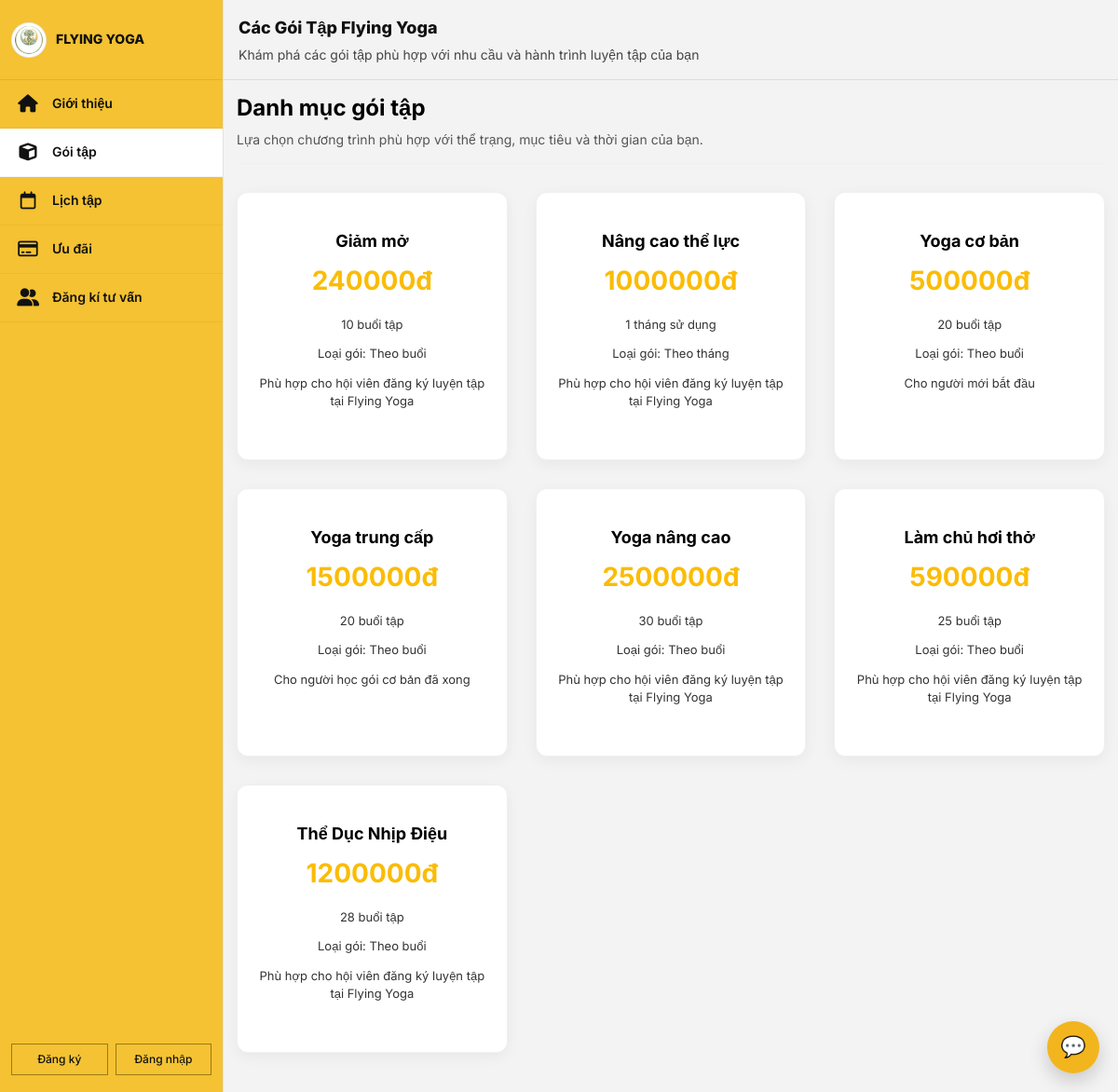
The app's page /khach-hang/goi-tap/ with its own data.
### goi_tap/models.py (models this page shows, shortened)
class GoiTap(models.Model):
    LOAI_CHOICE = [
        ('buoi', 'Theo buổi'),
        ('thang', 'Theo tháng'),
    ]
    TRANG_THAI_CHOICE = [
        ('hoat_dong', 'Hoạt động'),
        ('ngung', 'Ngưng'),
    ]
    ma_goi = models.CharField(max_length=10, unique=True)
    ten_goi = models.CharField(max_length=100)
    loai_goi = models.CharField(max_length=10, choices=LOAI_CHOICE)
    thoi_han_so_buoi = models.IntegerField()
    gia_goi = models.DecimalField(max_digits=12, decimal_places=0)
    trang_thai = models.CharField(max_length=20, choices=TRANG_THAI_CHOICE, default='hoat_dong')
    ghi_chu = models.TextField(blank=True, null=True)

### khach_hang/views.py (the view)
# urls.py: path('goi-tap/', views.goi_tap_guest, name='goi_tap_guest'),
def goi_tap_guest(request):
    ds_goi_tap = GoiTap.objects.filter(trang_thai='hoat_dong').order_by('ma_goi')
    context = {
        'ds_goi_tap': ds_goi_tap,
    }
    return render(request, 'khach_hang/guest/goi_tap.html', context)

### thong_bao/context_processors.py (called while the page is built, shortened)
def thong_bao_context(request):
    so_thong_bao_chua_doc = 0
    ds_thong_bao_dropdown = ThongBaoNhacNho.objects.none()
    return {
        'so_thong_bao_chua_doc': so_thong_bao_chua_doc,
        'ds_thong_bao_dropdown': ds_thong_bao_dropdown,
    }

### khach_hang/templates/khach_hang/guest/goi_tap.html (shortened to what this page needs)
{% extends 'base_guest.html' %}
{% load humanize static %} {% block title %}Gói tập | Flying Yoga{% endblock %}
{% block nav_goi_tap %}active{% endblock %}
{% block page_title %}Các Gói Tập Flying Yoga{% endblock %}
{% block page_subtitle %}Khám phá các gói tập phù hợp với nhu cầu và hành trình luyện tập của bạn{% endblock %}
{% block extra_css %}
    <link rel="stylesheet" href="{% static 'css/guest/goi_tap_guest.css' %}">
{% endblock %}
{% block content %}
<div class="packages-page">
    <div class="section-heading">
        <h2>Danh mục gói tập</h2>
        <p>Lựa chọn chương trình phù hợp với thể trạng, mục tiêu và thời gian của bạn.</p>
    </div>
    <div class="package-grid">
        {% for goi in ds_goi_tap %}
            <div class="package-card">
                <h3>{{ goi.ten_goi }}</h3>
                <div class="package-price">
                    {{ goi.gia_goi|intcomma }}đ
                </div>
                <ul class="package-features">
                    <li>
                        {% if goi.loai_goi == 'buoi' %}
                            {{ goi.thoi_han_so_buoi }} buổi tập
                        {% else %}
                            {{ goi.thoi_han_so_buoi }} tháng sử dụng
                        {% endif %}
                    </li>
                    <li>Loại gói: {{ goi.get_loai_goi_display }}</li>
                    {% if goi.ghi_chu %}
                        <li>{{ goi.ghi_chu }}</li>
                    {% else %}
                        <li>Phù hợp cho hội viên đăng ký luyện tập tại Flying Yoga</li>
                    {% endif %}
                </ul>
            </div>
        {% empty %}
            <div class="empty-package">
                Hiện chưa có gói tập đang áp dụng.
            </div>
        {% endfor %}
    </div>
</div>
{% endblock %}

### static/css/guest/guest_base.css (style rules this page uses)
* { margin: 0; padding: 0; box-sizing: border-box; }
html, body { min-height: 100%; }
body { font-family: 'Inter', sans-serif; background: #f3f3f3; color: #222; }

### static/css/guest/goi_tap_guest.css (style rules this page uses)
body { font-family: 'Inter', sans-serif; background: #f3f3f3; color: #222; }
.packages-page { padding-bottom: 24px; }
.section-heading { margin-bottom: 30px; padding-bottom: 15px; border-bottom: 1px solid #f0f0f0; }
.section-heading h2 { font-size: 24px; font-weight: 700; color: #000000; margin-bottom: 8px; line-height: 1.2; }
.section-heading p { font-size: 14px; color: #555555; line-height: 1.5; }
.package-grid { display: grid; grid-template-columns: repeat(3, minmax(0, 1fr)); gap: 30px; margin-top: 30px; }
.package-card { background: #ffffff; border: 1px solid #f0f0f0; border-radius: 12px; padding: 40px 20px; box-shadow: 0 4px 15px rgba(0, 0, 0, 0.05); text-align: center; transition: all 0.3s ease; }
.package-card h3 { font-size: 18px; font-weight: 700; color: #000000; margin-bottom: 15px; line-height: 1.3; }
.package-price { font-size: 28px; font-weight: 700; color: #fbbc05; margin-bottom: 20px; line-height: 1.2; }
.package-features { list-style: none; margin: 0; padding: 0; }
.package-features li { font-size: 13px; color: #333333; margin-bottom: 12px; line-height: 1.5; }
.package-features li::before { content: none; }

### records on screen
GoiTap: ten_goi "Giảm mở", gia_goi "240000", thoi_han_so_buoi "10", loai_goi "Theo buổi", shows "Phù hợp cho hội viên đăng ký luyện tập tại Flying Yoga"
GoiTap: ten_goi "Nâng cao thể lực", gia_goi "1000000", thoi_han_so_buoi "1", loai_goi "Theo tháng", shows "Phù hợp cho hội viên đăng ký luyện tập tại Flying Yoga"
GoiTap: ten_goi "Yoga cơ bản", gia_goi "500000", thoi_han_so_buoi "20", loai_goi "Theo buổi", ghi_chu "Cho người mới bắt đầu"
GoiTap: ten_goi "Yoga trung cấp", gia_goi "1500000", thoi_han_so_buoi "20", loai_goi "Theo buổi", ghi_chu "Cho người học gói cơ bản đã xong"
GoiTap: ten_goi "Yoga nâng cao", gia_goi "2500000", thoi_han_so_buoi "30", loai_goi "Theo buổi", shows "Phù hợp cho hội viên đăng ký luyện tập tại Flying Yoga"
GoiTap: ten_goi "Làm chủ hơi thở", gia_goi "590000", thoi_han_so_buoi "25", loai_goi "Theo buổi", shows "Phù hợp cho hội viên đăng ký luyện tập tại Flying Yoga"
GoiTap: ten_goi "Thể Dục Nhịp Điệu", gia_goi "1200000", thoi_han_so_buoi "28", loai_goi "Theo buổi", shows "Phù hợp cho hội viên đăng ký luyện tập tại Flying Yoga"
